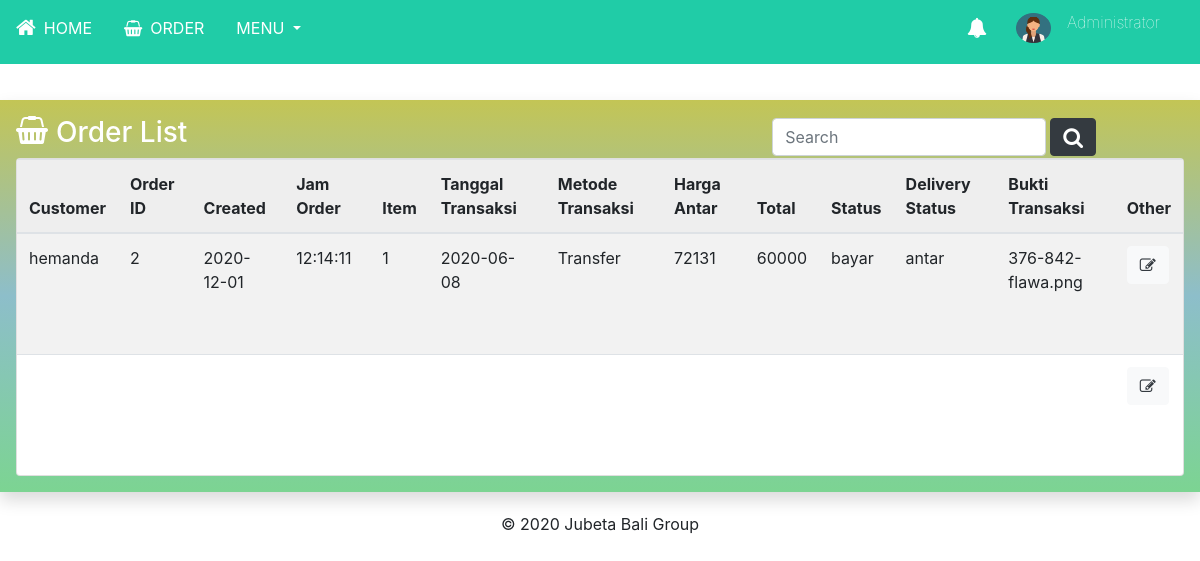
The app's page /admin/order.php with its own data.
### tables this page shows
CREATE TABLE `detail_user` (
  `id_detail_user` int(11) NOT NULL,
  `id_pembeli` int(11) NOT NULL,
  `foto_user` varchar(225) NOT NULL,
  `nama` varchar(100) DEFAULT NULL,
  `email` varchar(100) NOT NULL,
  `tempat_lahir` varchar(100) NOT NULL,
  `tgl_lahir` date DEFAULT NULL,
  `alamat` varchar(100) NOT NULL,
  `no_telp` varchar(50) NOT NULL,
  `jenis_kelamin` varchar(25) DEFAULT NULL,
  `ktp_selfie` varchar(225) NOT NULL,
  `foto_ktp` varchar(225) NOT NULL
);

CREATE TABLE `pesan` (
  `id_pesan` int(11) NOT NULL,
  `id_produk` int(11) DEFAULT NULL,
  `id_user` int(11) DEFAULT NULL,
  `tgl_order` date DEFAULT NULL,
  `jam_order` time DEFAULT NULL,
  `jml_order` int(11) DEFAULT NULL
);

CREATE TABLE `transaksi` (
  `id_transaksi` int(11) NOT NULL,
  `id_pesan` int(100) NOT NULL,
  `tgl_transaksi` date NOT NULL,
  `metode_pembayaran` enum('Transfer','COD','','') NOT NULL,
  `harga_antar` int(11) DEFAULT NULL,
  `status` varchar(25) DEFAULT NULL,
  `produk_status` varchar(50) NOT NULL,
  `total_harga` int(11) DEFAULT NULL,
  `bukti_pembayaran` varchar(50) NOT NULL
);

### admin/order.php (the view, shortened to what this page needs)
<?php
require 'function-1.php';
$result= mysqli_query($koneksi, "SELECT us.nama, od.id_pesan, od.tgl_order, od.jam_order, od.jml_order, tr.tgl_transaksi, tr.metode_pembayaran, tr.harga_antar, tr.total_harga, tr.status, tr.produk_status, tr.bukti_pembayaran
                        FROM user_jubeta LEFT JOIN detail_user us ON id_user = us.id_pembeli
                        LEFT JOIN pesan od ON us.id_pembeli = od.id_user LEFT JOIN transaksi tr ON od.id_pesan = tr.id_pesan WHERE tingkatan_user = 'user'");
?>
<!DOCTYPE html>
<html lang="en">
<head>
    <link rel="stylesheet" href="https://cdn.jsdelivr.net/npm/bootstrap@4.5.3/dist/css/bootstrap.min.css">
    <link rel="stylesheet" href="../assets/style.css"/>
    <link rel="stylesheet" href="https://stackpath.bootstrapcdn.com/font-awesome/4.7.0/css/font-awesome.min.css"/>
</head>
<body>
  <header>
  <?php include '../assets/layout/header.php' ?>
      </header>
  <div class="content-order p-3 shadow"  id="OrderBg">
        <form action="" method="POST" class="form-inline text-white">
          <h3><i class="fa fa-shopping-basket d-inline-block align-top mr-2"></i>Order List</h3>
          <div class="row">
            <div class="form-group">
              <input class="form-control mr-sm-1 shadow-none" type="text" id="left" name="kunci" placeholder="Search">
              <button class="btn btn-dark" type="search" name="cari"><i class="fa fa-search fa-lg" ></i></button>
            </div>
          </div>
        </form>
       <div class="card">
        <table class="table table-striped table-fixed tableFixHead">
            <thead>
              <tr>
              <th scope="col">Customer</th>
                <th scope="col">Order ID</th>
                <th scope="col">Created</th>
                <th scope="col">Jam Order</th>
                <th scope="col">Item</th>
                <th scope="col">Tanggal Transaksi</th>
                <th scope="col">Metode Transaksi</th>
                <th scope="col">Harga Antar</th>
                <th scope="col">Total</th>
                <th scope="col">Status</th>
                <th scope="col">Delivery Status</th>
                <th scope="col">Bukti Transaksi</th>
                <th scope="col">Other</th>
              </tr>
            </thead>
            <tbody>
            <?php
             foreach($result as $order):
            ?>
              <tr>
                <td><?php echo $order['nama'];?></td>
                <td><?php echo $order['id_pesan'];?></td>
                <td><?php echo $order['tgl_order'];?></td>
                <td><?php echo $order['jam_order'];?></td>
                <td><?php echo $order['jml_order'];?></td>
                <td><?php echo $order['tgl_transaksi'];?></td>
                <td><?php echo $order['metode_pembayaran'];?></td>
                <td><?php echo $order['harga_antar'];?></td>
                <td><?php echo $order['total_harga'];?></td>
                <td><?php echo $order['status'];?></td>
                <td><?php echo $order['produk_status'];?></td>
                <td><?php echo $order['bukti_pembayaran'];?></td>
              <td>
                <button class="btn btn-light" type="submit"><a href="update-order.php?id_pesan=<?= $order["id_pesan"]; ?>" class="text-dark"><i class="fa fa-edit fa-md"></i></a></button>
              </td>
              </tr>
              <?php
              endforeach
              ?>
            </tbody>
          </table>
        </div>
    </div>
    <footer class="container mt-3">
      <p class="text-center">&copy; 2020 Jubeta Bali Group</p>
    </footer>
</body>
</html>

### assets/style.css (style rules this page uses)
#left { margin-left: 600px; }
.tableFixHead { overflow-y: scroll; height: 300px; }
.tableFixHead thead th { position: sticky; top: -1px; }
table { border-collapse: collapse; width: 100%; }
th, td { padding: 8px 16px; }
th { background:#eee; }
#OrderBg { background: linear-gradient(rgb(195, 197, 85),rgb(141, 190, 202),rgb(124, 212, 146)); background-repeat: no-repeat; }
.content-order { margin-top: 100px; margin-bottom: 20px; }

### records on screen
detail_user: nama "hemanda", pesan.id_pesan "2", pesan.tgl_order "2020-12-01", pesan.jam_order "12:14:11", pesan.jml_order "1", transaksi.tgl_transaksi "2020-06-08", transaksi.metode_pembayaran "Transfer", transaksi.harga_antar "72131", transaksi.total_harga "60000", transaksi.status "bayar", transaksi.produk_status "antar", transaksi.bukti_pembayaran "376-842-flawa.png"
